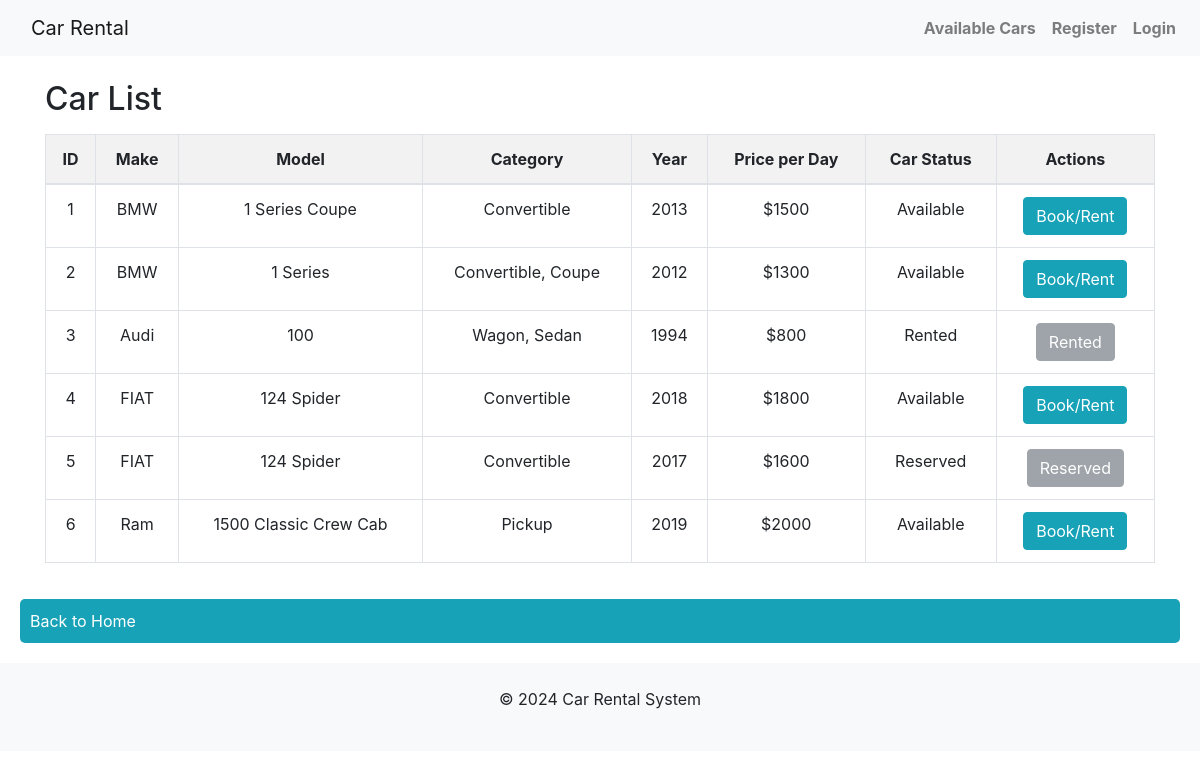
The page /car_list on the database as committed earlier.
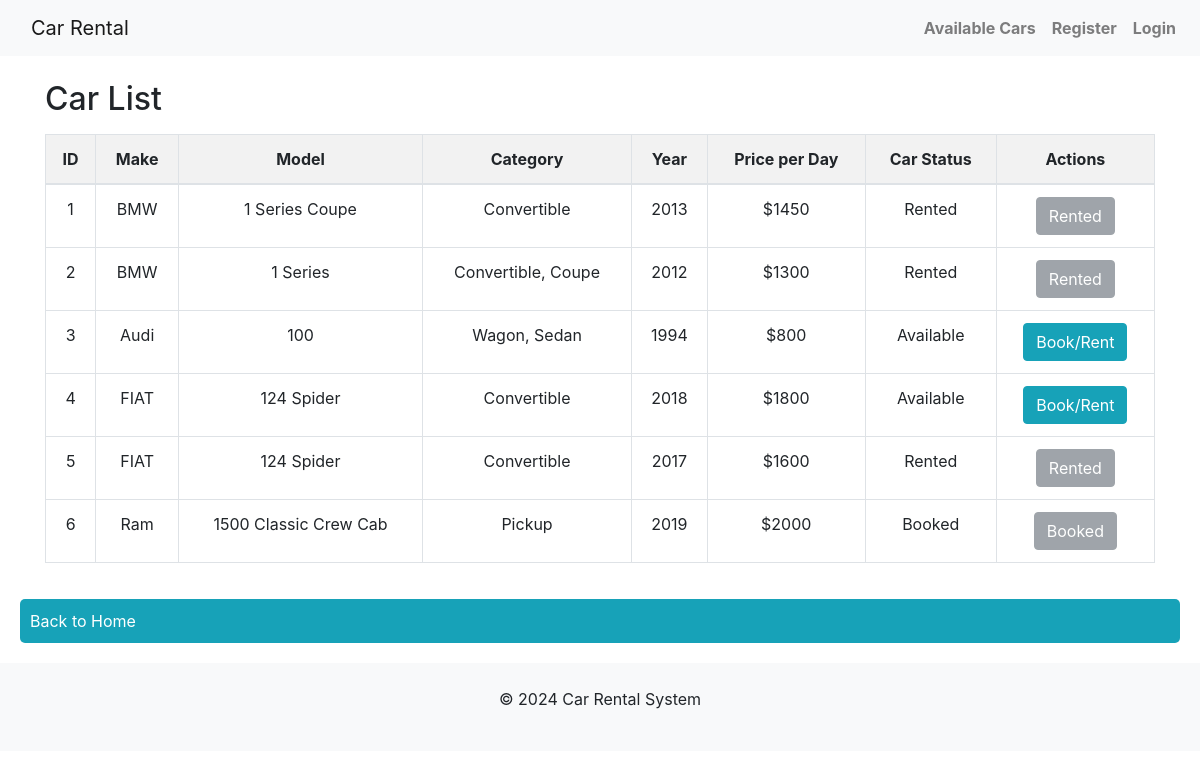
The same page on the database as committed later.
### app/models.py (models this page shows, shortened)
class Car(db.Model):
    id = db.Column(db.Integer, primary_key=True)
    make = db.Column(db.String(50), nullable=False)
    model = db.Column(db.String(50), nullable=False)
    category = db.Column(db.String(50), nullable=False)
    year = db.Column(db.Integer, nullable=False)
    price_per_day = db.Column(db.Integer, nullable=False)
    status = db.Column(db.String(20), nullable=False, default="Available")

### app/routes.py (the view)
@app.route('/car_list')
def car_list():
    cars = Car.query.all()
    return render_template('car_list.html', cars=cars)

### app/templates/car_list.html (shortened to what this page needs)
<!DOCTYPE html>
<html lang="en">
<head>
</head>
<body>
{% extends "base.html" %}
{% block content %}
<div class="container">
    <h2 class="mt-4">Car List</h2>
    <table class="table table-bordered mt-3">
        <thead>
            <tr>
                <th>ID</th>
                <th>Make</th>
                <th>Model</th>
                <th>Category</th>
                <th>Year</th>
                <th>Price per Day</th>
                <th>Car Status</th>
                <th>Actions</th>
            </tr>
        </thead>
        <tbody>
            {% for car in cars %}
            <tr>
                <td>{{ car.id }}</td>
                <td>{{ car.make }}</td>
                <td>{{ car.model }}</td>
                <td>{{ car.category }}</td>
                <td>{{ car.year }}</td>
                <td>${{ car.price_per_day }}</td>
                <td>{{car.status}}</td>
                <td>
                    {% if car.status == "Available" %}
                    <a href="{{ url_for('customer_home', car_id=car.id) }}" class="btn btn-info">Book/Rent</a>
                    {% else %}
                    <button class="btn btn-secondary" disabled>{{ car.status }}</button>
                    {% endif %}
                </td>
            </tr>
            {% endfor %}
        </tbody>
    </table>
</div>
<a href="{{url_for('index') }}" class="back-home-link">Back to Home</a>
{% endblock %}

### app/templates/base.html (shortened to what this page needs)
<!DOCTYPE html>
<html lang="en">
<head>
    <link rel="stylesheet" href="{{ url_for('static', filename='css/custom.css') }}">
    <link rel="stylesheet" href="https://stackpath.bootstrapcdn.com/bootstrap/4.5.2/css/bootstrap.min.css">
</head>
<body>
    <header>
        <nav class="navbar navbar-expand-lg navbar-light bg-light">
            <a class="navbar-brand" href="{{ url_for('index') }}">Car Rental</a>
            <div class="collapse navbar-collapse" id="navbarNav">
                <ul class="navbar-nav ml-auto">
                    <li class="nav-item">
                        <b><a class="nav-link" href="{{ url_for('car_list') }}">Available Cars</a></b>
                    </li>
                    <li class="nav-item">
                        <b><a class="nav-link" href="{{ url_for('add_user') }}">Register</a></b>
                    </li>
                    <li class="nav-item">
                        <b><a class="nav-link" href="{{ url_for('login') }}">Login</a></b>
                    </li>
                </ul>
            </div>
        </nav>
    </header>
    <main>
        {% block content %}{% endblock %}
    </main>
    <footer class="bg-light text-center py-4">
        <p>© 2024 Car Rental System</p>
    </footer>
</body>
</html>

### app/static/css/custom.css (style rules this page uses)
body { font-family: Arial, sans-serif; margin: 0; padding: 0; background-color: #f4f4f4; }
table { width: 80%; margin: 20px auto; border-collapse: collapse; background-color: #fff; }
table th, table td { padding: 10px; border: 1px solid #ddd; text-align: center; }
table th { background-color: #f2f2f2; }
button { padding: 10px 15px; color: #fff; background-color: #007baa; border: none; border-radius: 3px; cursor: pointer; height: 38px; }
a { text-decoration: none; color: #fff; padding: 10px 15px; background-color: #007baa; border-radius: 3px; cursor: pointer; }
.container { width: 80%; margin: auto; overflow: hidden; }
.back-home-link { display: block; text-align: left; margin: 20px; color: #fff; background-color: #17a2b8; padding: 10px; border-radius: 5px; }
table, th, td { border: 1px solid; }
footer { background: #f8f9fa; padding: 1rem 0; position: static; margin-bottom: 0; }

Rows that differ between the two databases and show on the page:
changed Car "1 Series Coupe": price_per_day "1500" → "1450"; status "Available" → "Rented"; status (not shown) → "Rented"; no longer shows "Book/Rent"
changed Car "1 Series": status "Available" → "Rented"; status (not shown) → "Rented"; no longer shows "Book/Rent"
changed Car "Audi": status "Rented" → "Available"; status "Rented" → (not shown); now shows "Book/Rent"
changed Car id 5: status "Reserved" → "Rented"
changed Car "Ram": status "Available" → "Booked"; status (not shown) → "Booked"; no longer shows "Book/Rent"
